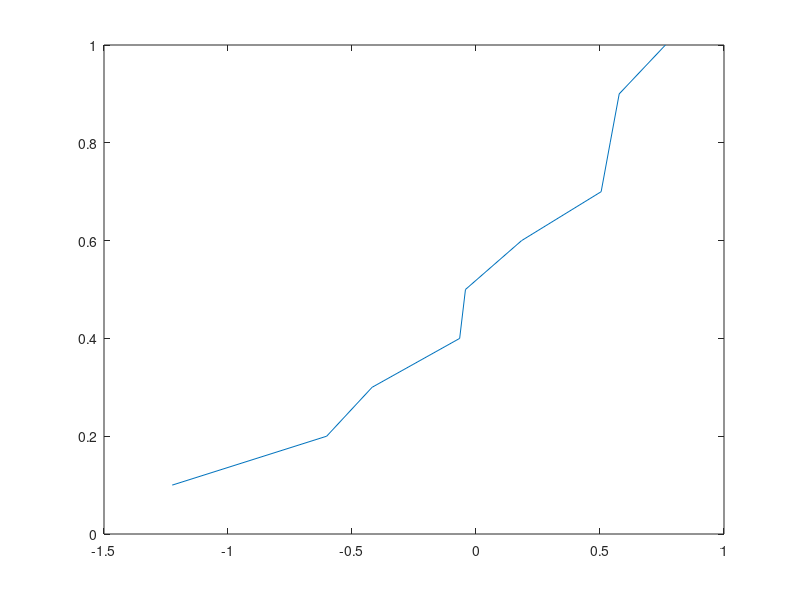

Write the MATLAB code that produced this figure.
clc,clear,close all

rng("default")
A = randn(1,10);
value = 71;
P = prctile(A,value)
Q = quantile(A,value/100)

aa = 1/numel(A)*(1:numel(A))
plot(sort(A),aa)
sort(A),aa
